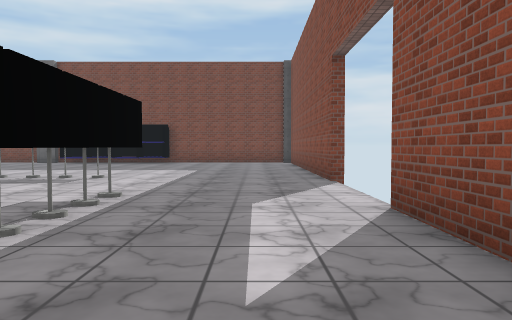
View 1 (above)

16 first-person views from a walk through a scene from a Unity 3-D project. The camera is 1.3 m above the floor, tilts 2° down and sees 70° across. The floor is counted in squares, 2 m on a side. Each view is taken from the middle of a square. On the plan, view 1 faces up. The plan holds only what a view shows up to about 11 squares ahead; the rest is blank. Surface patterns are stand-ins for the level's own textures.

View 2
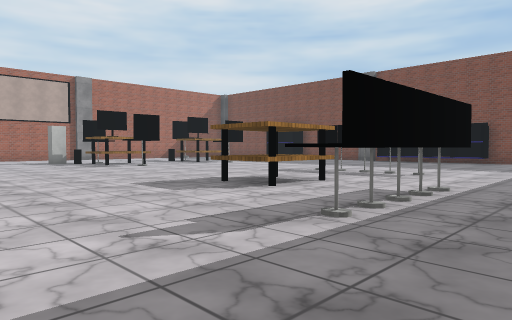

View 3
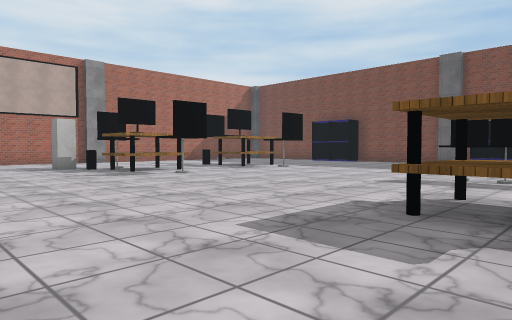

View 4
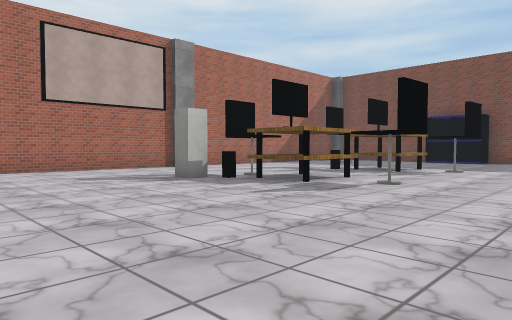

View 5
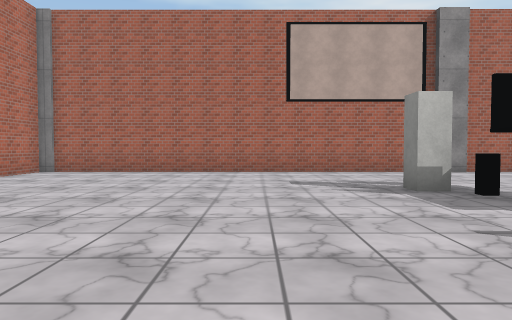

View 6
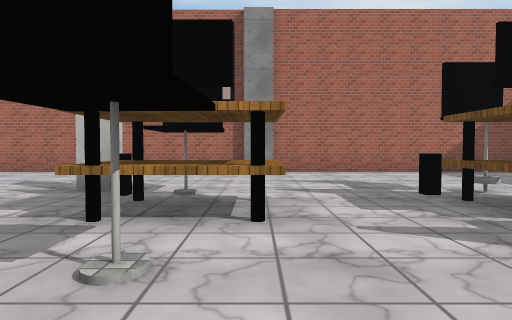

View 7
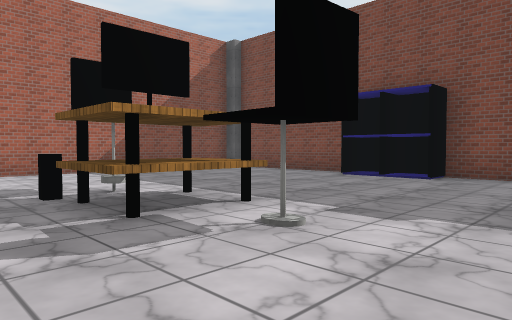

View 8
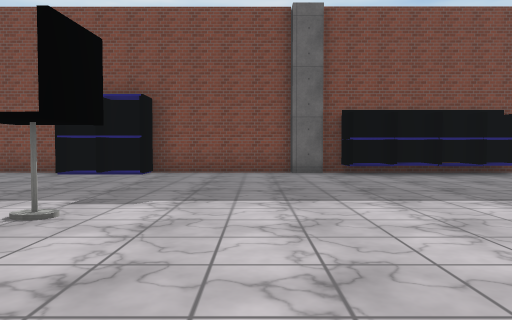

View 9
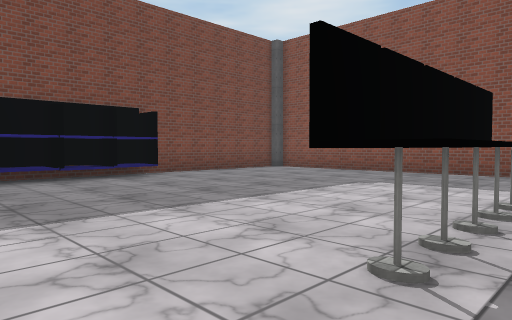

View 10
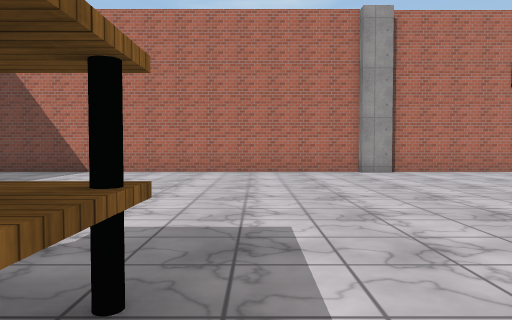

View 11
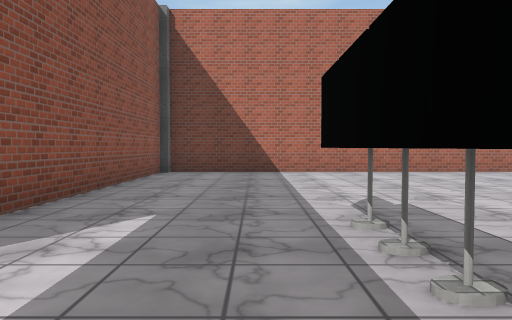

View 12
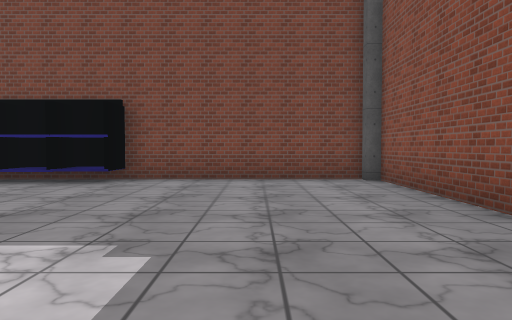

View 13
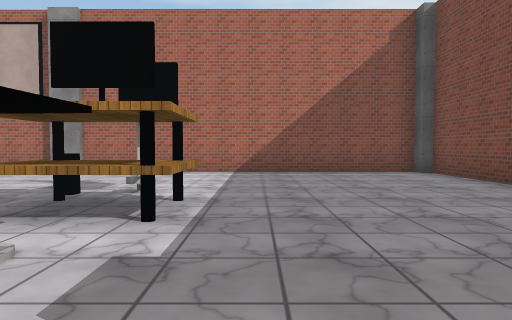

View 14
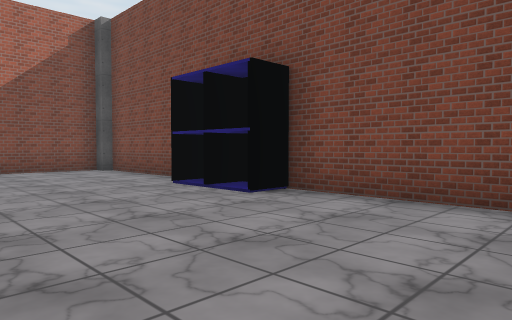

View 15
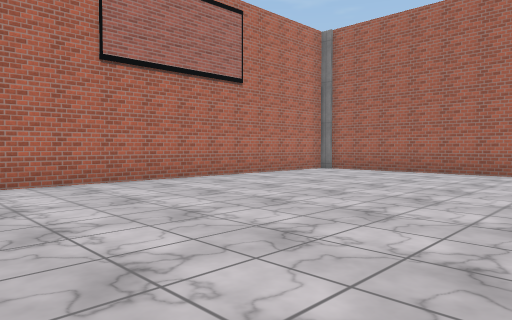

View 16
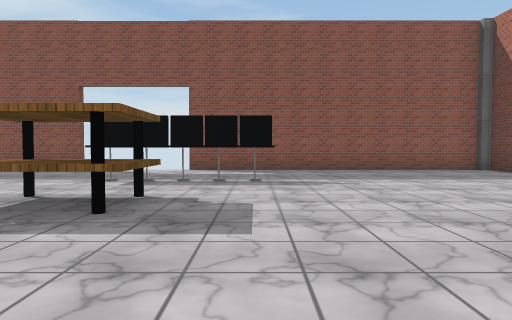

### Floor plan
Key: @ floor where view 1 was taken; # wall or solid block; x gap in a wall; . floor; ^ raised ledge; T thing the floor can be seen under or through; O other object.
Columns run from 20 left of view 1 to 2 right of it. Each row starts with its distance up from view 1.
 16 ##############  #######
 15 #.....##.....####.....#
 14 #.....................#
 13 #.....................#
 12 #.....................#
 11 #.....................#
 10 #.....OO..............#
  9 #....OOO#.............#
  8 #....O........^TT^....#
  7 #.....................x
  6 #.....OO..............
  5 #....#OO.......OO.^...
  4 #...OO.........OO.^...x
  3 #.................^...#
  2 #.................^...#
  1 #.....................#
  0 #...................@.#
 -1 #.....................#
 -2 #.....................#
 -3 #.....................#
 -4 #.....................#
 -5 #######################

Where each view was taken, in squares from view 1:
view 1: 0 up, 0 right, facing up
view 2: 1 down, 0 right, facing up-left
view 3: 0 up, 4 left, facing up-left
view 4: 1 down, 9 left, facing up-left
view 5: 1 up, 10 left, facing left
view 6: 6 up, 10 left, facing left
view 7: 7 up, 10 left, facing up-left
view 8: 6 up, 10 left, facing up
view 9: 7 up, 8 left, facing up-right
view 10: 5 up, 6 left, facing down
view 11: 5 up, 1 left, facing down
view 12: 8 up, 1 left, facing up
view 13: 11 up, 10 left, facing left
view 14: 11 up, 9 left, facing up-left
view 15: 2 up, 10 left, facing down-left
view 16: 2 up, 9 left, facing right
